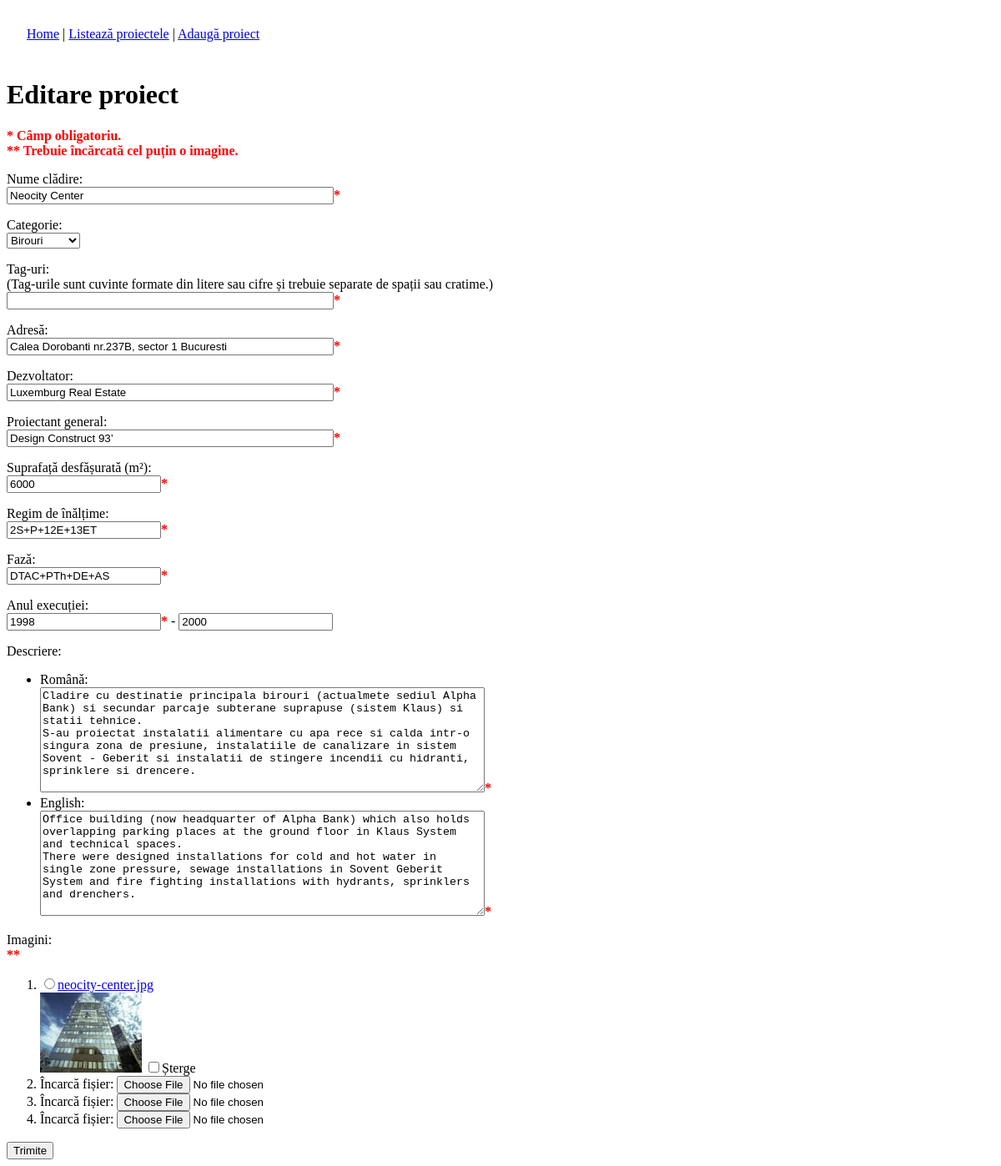
/admin/edit.php?id=18, run on the app's committed database.
### tables this page shows
CREATE TABLE `portfolio` (
  `id` int(11) NOT NULL auto_increment,
  `name` varchar(128) NOT NULL,
  `category` enum('office','residential','hotel','industrial','commercial','restoration','hospital','other') NOT NULL,
  `tags` varchar(64) NOT NULL,
  `address` varchar(512) NOT NULL,
  `developer` varchar(128) NOT NULL,
  `chief_architect` varchar(128) NOT NULL,
  `whole_area` int(11) default NULL,
  `height` varchar(128) NOT NULL,
  `phase` varchar(128) NOT NULL,
  `year_begin` year(4) default NULL,
  `year_end` year(4) default NULL,
  `description` text NOT NULL,
  `images` varchar(512) NOT NULL,
  PRIMARY KEY  (`id`)
);

CREATE TABLE `languages` (
  `code` varchar(8) NOT NULL,
  `name` varchar(32) NOT NULL,
  `image` varchar(64) default NULL,
  PRIMARY KEY  (`code`)
);

### Content.class.php (called while the page is built, shortened)
<?php
require_once('util.inc.php');
class Content
{
	protected $db;
	protected $languages;
	protected $content;
	protected $lang;
	public function __construct($namespace)
	{
		try {
			$this->db = SingletonDB::connect();
			if( !($result = $this->db->query("SELECT * FROM `languages`")) )
				throw new DBException('query');
			while($row = $result->fetch_assoc())
			{
				$this->languages[$row['code']]['name'] = $row['name'];
				$this->languages[$row['code']]['img'] = $row['image'];
			}
			$matchedLang = $this->matchLanguage();
			if(isset($_GET['lang']))
			{
				$lang = $this->processLangCode($_GET['lang']);
				$this->lang = $lang;
				if($lang != $matchedLang)
				{
					setcookie("language", $lang, time() + 30*24*60*60, '/', '.'.SITE_DOMAIN);
				}
				else
				{
					setcookie("language", $lang, time() - 3600, '/', '.'.SITE_DOMAIN);
				}
			}
			else if(isset($_COOKIE['language']))
			{
				$this->lang = $this->processLangCode($_COOKIE['language']);
			}
			else
			{
				$this->lang = $matchedLang;
			}
			if( !($result = $this->db->query("SELECT * FROM `content` WHERE namespace = 'common' OR namespace = '"
					. $this->db->escape_string($namespace) . "'")) )
				throw new DBException('query');
			while($row = $result->fetch_assoc())
			{
				$this->content[$row['name']] = json_decode($row['value'], true);
			}
			if (! ($result = $this->db->query("SELECT category, COUNT(*) count FROM `portfolio` GROUP BY category")) )
				throw new DBException('query');
			while ($row = $result->fetch_assoc())
				$this->projectsCount[ $row['category'] ] = intval($row['count']);
		}
		catch(DBException $e) {
			echo $e->errorMessage();
			die();
		}
	}
	public function getLanguages()
	{
		return $this->languages;
	}
	public function __get($name)
	{
		if(isset($this->content[$name]))
			return $this->content[$name][$this->lang];
		else
			return null;
	}
	public function matchLanguage()
	{
		$pattern = '/^(?P<primarytag>[a-zA-Z]{2,8})'.
    '(?:-(?P<subtag>[a-zA-Z]{2,8}))?(?:(?:;q=)'.
    '(?P<quantifier>\d\.\d))?$/';
		foreach (explode(',', $_SERVER['HTTP_ACCEPT_LANGUAGE']) as $lang)
		{
			$splits = array();
			if (preg_match($pattern, $lang, $splits))
			{
				$language = $splits['primarytag'];
				if(isset($this->languages[$language]))
					return $language;
			}
			else
				return 'en';
		}
		return 'en';
	}
	public function getProject($id, $fullInfo = false)
	{
		$id = intval(filter_var($id, FILTER_SANITIZE_NUMBER_INT));
		$result = $this->db->query(
			"SELECT * from `portfolio` WHERE id = " . $id);
		$row = $result->fetch_assoc();
		$row['category_code'] = $row['category'];
		switch($row['category_code'])
		{
		case 'office':
			$row['category'] = $this->project_category_office;
			break;
		}
		$descriptions = json_decode($row['description'], true);
		$row['description'] = $descriptions[$this->lang];
		if($fullInfo)
			$row['descriptions'] = $descriptions;
		$images = json_decode($row['images'], true);
		$row['images'] = $images;
		return $row;
	}
}

### SingletonDB.class.php (called while the page is built, shortened)
<?php
class SingletonDB
{
	private static $connection;
	public static function connect()
	{
		if(!isset(self::$connection))
		{
			self::$connection = new mysqli(ADDRESS, USERNAME, PASSWORD, DATABASE);
		}
		return self::$connection;
	}
}
?>

### util.inc.php (called while the page is built, shortened)
<?php
function getThumbFileName($img)
{
	$ext = strrchr($img, '.');
	$basename = substr($img, 0, strpos($img, $ext));
	$thumb = "${basename}_thumb${ext}";
	return $thumb;
}

### admin/edit.php (the view, shortened to what this page needs)
<?php
require_once('../Content.class.php');
require_once('../util.inc.php');
if(isset($_GET['id']))
	$id = $_GET['id'];
else if(isset($_POST['id']))
	$id = $_POST['id'];
else
	$id = null;
$dbContent = new Content('common');
$languages = $dbContent->getLanguages();
if(isset($_POST['submited']))
{
	$project['name'] = $_POST['name'];
	$project['category_code'] = $_POST['category_code'];
	$project['tags'] =  urlencode(str_replace(' ', '-',
				trim($_POST['tags'])));
	$project['address'] = $_POST['address'];
	$project['developer'] = $_POST['developer'];
	$project['chief_architect'] = $_POST['chief_architect'];
	$project['whole_area'] = (empty($_POST['whole_area']) ? 'NULL' : $_POST['whole_area']);
	$project['height'] = $_POST['height'];
	$project['phase'] = $_POST['phase'];
	$project['year_begin'] = (empty($_POST['year_begin']) ? 'NULL' : $_POST['year_begin']);
	$project['year_end'] = (empty($_POST['year_end']) ? 'NULL' : $_POST['year_end']);
	foreach($languages as $code => $value)
	{
		$project['descriptions'][$code] = stripslashes($_POST['description_'. $code]);
	}
	if(isset($_POST['default_img']))
		$project['images'][] = $_POST['default_img'];
	for($i = 0; $i < PICTS_PER_PRJ; $i++)
	{
		if(isset($_POST["img_$i"]) && !isset($_POST["del_$i"])
				&& $_POST["img_$i"] != $_POST['default_img'])
			$project['images'][] = $_POST["img_$i"];
		if(!isset($_POST["del_$i"]))
			continue;
		deleteImage($_POST["del_$i"]);
	}
	try {
	foreach($_FILES as $file)
	{
		if($file['error'] == 4)
			continue;
		if($file['error'] != 0)
			throw new FileUploadException($file['error']);
		$filename = $file['name'];
		if (file_exists('../images/portfolio/'. $filename))
			throw new FileUploadException(-1);
		else
		{
			move_uploaded_file($file["tmp_name"],
				'../images/portfolio/'. $filename);
			$thumbImg = new SimpleImage();
			$thumbImg->load('../images/portfolio/'. $filename);
			$thumbImg->saveThumbnail('../images/portfolio/'.
				getThumbFileName($filename), 128, 96);
		}
		$project['images'][] = $file['name'];
	}
	}
	catch(FileUploadException $e) {
		echo $e->errorMessage();
	}
	if($id == null)
	{
		Content::insertProject($project);
	}
	else
	{
		Content::updateProject($id, $project);
	}
	header('Location: list.php');
}
else
{
	if($id == null)
	{
		$project['name'] = '';
		$project['category_code'] = 'office';
		$project['tags'] = '';
		$project['address'] = '';
		$project['developer'] = '';
		$project['chief_architect'] = '';
		$project['whole_area'] = '';
		$project['height'] = '';
		$project['phase'] = '';
		$project['year_begin'] = '';
		$project['year_end'] = '';
		foreach($languages as $code => $value)
		{
			$project['descriptions'][$code] = '';
		}
		$project['images'] =  array();
	}
	else
	{
		$project = $dbContent->getProject($id, true);
	}
}
?>
<!DOCTYPE html PUBLIC "-//W3C//DTD XHTML 1.0 Strict//EN" "http://www.w3.org/TR/xhtml1/DTD/xhtml1-strict.dtd">
<html xmlns="http://www.w3.org/1999/xhtml">
<head>
<link href="../css/admin.css" rel="stylesheet" type="text/css" />
</head>
<body>
<?php
	include('menu.php');
	if($id == null)
		echo "<h1>Adăugare proiect</h1>";
	else
		echo "<h1>Editare proiect</h1>";
	echo '<div class="mandatory">* Câmp obligatoriu.</div>
	<div class="mandatory">** Trebuie încărcată cel puțin o imagine.</div>';
	echo '<form action="edit.php" method="post" enctype="multipart/form-data">
	<input type="hidden" name="submited" id="submited" />
	';
	echo '
	<p><label for="name">Nume clădire: <br /></label>
	<input type="text" name="name" id="name" value="'. $project['name']. '" class="long-field" /><span class="mandatory">*</span></p>
	<p><label for="category_code">Categorie: <br /></label>
	<select name="category_code" id="category_code">
		<option value="office"'.
			($project['category_code']=='office' ? ' selected="selected"' : ''). '>Birouri</option>
		<option value="residential"'.
			($project['category_code']=='residential' ? ' selected="selected"' : ''). '>Rezidențial</option>
		<option value="hotel"'.
			($project['category_code']=='hotel' ? ' selected="selected"' : ''). '>Hotel</option>
		<option value="industrial"'.
			($project['category_code']=='industrial' ? ' selected="selected"' : ''). '>Industrial</option>
		<option value="commercial"'.
			($project['category_code']=='commercial' ? ' selected="selected"' : ''). '>Comercial</option>
		<option value="restoration"'.
			($project['category_code']=='restoration' ? ' selected="selected"' : ''). '>Restaurări</option>
		<option value="hospital"'.
			($project['category_code']=='hospital' ? ' selected="selected"' : ''). '>Spitale</option>
		<option value="other"'.
			($project['category_code']=='other' ? ' selected="selected"' : ''). '>Diverse</option>
	</select></p>
	<p><label for="tags">Tag-uri: <br />(Tag-urile sunt cuvinte formate din litere sau cifre și trebuie separate de spații sau cratime.)<br /></label>
	<input type="text" name="tags" id="tags" value="'. $project['tags']. '" class="long-field" /><span class="mandatory">*</span></p>
	<p><label for="address">Adresă: <br /></label>
	<input type="text" name="address" id="address" value="'. $project['address']. '" class="long-field" /><span class="mandatory">*</span></p>
	<p><label for="developer">Dezvoltator: <br /></label>
	<input type="text" name="developer" id="developer" value="'. $project['developer']. '" class="long-field" /><span class="mandatory">*</span></p>
	<p><label for="chief_architect">Proiectant general: <br /></label>
	<input type="text" name="chief_architect" id="chief_architect" value="'. $project['chief_architect']. '" class="long-field" /><span class="mandatory">*</span></p>
	<p><label for="whole_area">Suprafață desfășurată (m&sup2;): <br /></label>
	<input type="text" name="whole_area" id="whole_area" value="'. $project['whole_area']. '" /><span class="mandatory">*</span></p>
	<p><label for="height">Regim de înălțime: <br /></label>
	<input type="text" name="height" id="height" value="'. $project['height']. '" /><span class="mandatory">*</span></p>
	<p><label for="phase">Fază: <br /></label>
	<input type="text" name="phase" id="phase" value="'. $project['phase']. '" /><span class="mandatory">*</span></p>
	<p><label for="year_begin">Anul execuției: <br /></label>
	<input type="text" name="year_begin" id="year_begin" value="'. $project['year_begin']. '" /><span class="mandatory">*</span> - <input type="text" name="year_end" id="year_end" value="'. $project['year_end']. '" /></p>
	<p><label>Descriere: <br /></label><ul>
		';
	foreach($languages as $code => $value)
	{
		echo '<li><label for="description_'. $code. '">'. $value['name']. ': <br /></label>';
		echo '<textarea rows="8" cols="64" name="description_'. $code. '" id="description_'.
			$code. '">'.
			$project['descriptions'][$code]. '</textarea><span class="mandatory">*</span></li>
';
	}
	echo '
	</ul></p>
	<p><label>Imagini: <br /></label><span class="mandatory">**</span><ol>
		';
	$count = 0;
	foreach($project['images'] as $img)
	{
		$thumb = getThumbFileName($img);
		echo '<li><input type="radio" name="default_img" value="'. $img. '" /><a href="../images/portfolio/'. $img. '" target="_black">'.
			$img. '<br /><img src="../images/portfolio/'. $thumb. '" alt="'. $img. '" /></a> <input type="checkbox" name="del_'. $count. '" value="'. $img. '" />Șterge'.
			'<input type="hidden" name="img_'. $count. '" value="'. $img. '" /></li>
		';
		$count++;
	}
	for($i=0; $i < (PICTS_PER_PRJ - $count); $i++)
	{
		echo '<li><label for="file_'. $i. '">Încarcă fișier: </label><input type="file" name="file_'. $i. '" id="file_'. $i. '" />';
	}
	echo '
	</ol>
	<input type="submit" value="Trimite" />
</form>
';
?>
</body>
</html>

### css/admin.css (style rules this page uses)
.mandatory { color: red; font-weight: bold; }
.long-field { width: 384px; }

### data on the page
portfolio: name "Neocity Center", category_code "Birouri", address "Calea Dorobanti nr.237B, sector 1 Bucuresti", developer "Luxemburg Real Estate", chief_architect "Design Construct 93’", whole_area "6000", height "2S+P+12E+13ET", phase "DTAC+PTh+DE+AS", year_begin "1998", year_end "2000"
languages: name "Română", value "Cladire cu destinatie principala birouri (actualmete sediul Alpha Bank) si secundar parcaje subterane suprapuse (sistem Klaus) si statii tehnice. S-au proiectat instalatii alimentare cu apa rece si calda intr-o singura zona de presiune, instalatiile de canalizare in sistem Sovent - Geberit si instalatii de stingere incendii cu hidranti, sprinklere si drencere."
languages: name "English", value "Office building (now headquarter of Alpha Bank) which also holds overlapping parking places at the ground floor in Klaus System and technical spaces. There were designed installations for cold and hot water in single zone pressure, sewage installations in Sovent Geberit System and fire fighting installations with hydrants, sprinklers and drenchers."

### other printed values
$img "neocity-center.jpg"
